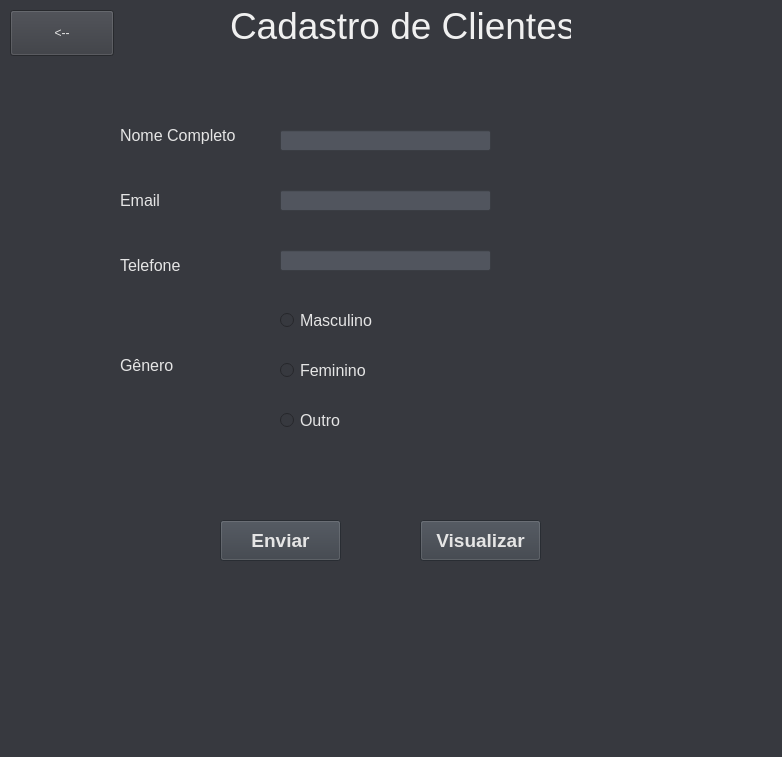
<?xml version="1.0" encoding="UTF-8"?>
<ui version="4.0">
 <class>MainWindow</class>
 <widget class="QMainWindow" name="MainWindow">
  <property name="geometry">
   <rect>
    <x>0</x>
    <y>0</y>
    <width>782</width>
    <height>757</height>
   </rect>
  </property>
  <property name="windowTitle">
   <string>MainWindow</string>
  </property>
  <property name="autoFillBackground">
   <bool>false</bool>
  </property>
  <property name="styleSheet">
   <string notr="true">background-color : rgb(55, 57, 63);
color: rgb(229, 229, 229);
</string>
  </property>
  <widget class="QWidget" name="centralwidget">
   <widget class="QLabel" name="label">
    <property name="geometry">
     <rect>
      <x>230</x>
      <y>0</y>
      <width>341</width>
      <height>51</height>
     </rect>
    </property>
    <property name="font">
     <font>
      <pointsize>28</pointsize>
     </font>
    </property>
    <property name="styleSheet">
     <string notr="true">color : rgb(240, 240, 240);</string>
    </property>
    <property name="text">
     <string>Cadastro de Clientes</string>
    </property>
   </widget>
   <widget class="QLabel" name="label_2">
    <property name="geometry">
     <rect>
      <x>120</x>
      <y>120</y>
      <width>121</width>
      <height>31</height>
     </rect>
    </property>
    <property name="font">
     <font>
      <pointsize>12</pointsize>
     </font>
    </property>
    <property name="styleSheet">
     <string notr="true">color: rgb(229, 229, 229)</string>
    </property>
    <property name="text">
     <string>Nome Completo</string>
    </property>
   </widget>
   <widget class="QLabel" name="label_3">
    <property name="geometry">
     <rect>
      <x>120</x>
      <y>180</y>
      <width>51</width>
      <height>41</height>
     </rect>
    </property>
    <property name="font">
     <font>
      <pointsize>12</pointsize>
     </font>
    </property>
    <property name="styleSheet">
     <string notr="true">color: rgb(229, 229, 229)</string>
    </property>
    <property name="text">
     <string>Email</string>
    </property>
   </widget>
   <widget class="QLabel" name="label_4">
    <property name="geometry">
     <rect>
      <x>120</x>
      <y>250</y>
      <width>71</width>
      <height>31</height>
     </rect>
    </property>
    <property name="font">
     <font>
      <pointsize>12</pointsize>
     </font>
    </property>
    <property name="styleSheet">
     <string notr="true">color: rgb(229, 229, 229)</string>
    </property>
    <property name="text">
     <string>Telefone</string>
    </property>
   </widget>
   <widget class="QLineEdit" name="lineEdit">
    <property name="geometry">
     <rect>
      <x>280</x>
      <y>130</y>
      <width>211</width>
      <height>21</height>
     </rect>
    </property>
    <property name="font">
     <font>
      <pointsize>12</pointsize>
     </font>
    </property>
    <property name="styleSheet">
     <string notr="true">background-color: rgb(81, 85, 94);</string>
    </property>
   </widget>
   <widget class="QLineEdit" name="lineEdit_2">
    <property name="geometry">
     <rect>
      <x>280</x>
      <y>190</y>
      <width>211</width>
      <height>21</height>
     </rect>
    </property>
    <property name="font">
     <font>
      <pointsize>12</pointsize>
     </font>
    </property>
    <property name="styleSheet">
     <string notr="true">background-color: rgb(81, 85, 94);</string>
    </property>
   </widget>
   <widget class="QLineEdit" name="lineEdit_3">
    <property name="geometry">
     <rect>
      <x>280</x>
      <y>250</y>
      <width>211</width>
      <height>21</height>
     </rect>
    </property>
    <property name="font">
     <font>
      <pointsize>12</pointsize>
     </font>
    </property>
    <property name="styleSheet">
     <string notr="true">background-color: rgb(81, 85, 94);</string>
    </property>
   </widget>
   <widget class="QLabel" name="label_5">
    <property name="geometry">
     <rect>
      <x>120</x>
      <y>350</y>
      <width>81</width>
      <height>31</height>
     </rect>
    </property>
    <property name="font">
     <font>
      <pointsize>12</pointsize>
     </font>
    </property>
    <property name="autoFillBackground">
     <bool>false</bool>
    </property>
    <property name="styleSheet">
     <string notr="true">color: rgb(229, 229, 229)</string>
    </property>
    <property name="text">
     <string>Gênero</string>
    </property>
   </widget>
   <widget class="QRadioButton" name="radioButton">
    <property name="geometry">
     <rect>
      <x>280</x>
      <y>350</y>
      <width>111</width>
      <height>41</height>
     </rect>
    </property>
    <property name="font">
     <font>
      <pointsize>12</pointsize>
     </font>
    </property>
    <property name="styleSheet">
     <string notr="true">color: rgb(229, 229, 229)</string>
    </property>
    <property name="text">
     <string>Feminino</string>
    </property>
   </widget>
   <widget class="QRadioButton" name="radioButton_2">
    <property name="geometry">
     <rect>
      <x>280</x>
      <y>310</y>
      <width>121</width>
      <height>21</height>
     </rect>
    </property>
    <property name="font">
     <font>
      <pointsize>12</pointsize>
     </font>
    </property>
    <property name="styleSheet">
     <string notr="true">color: rgb(229, 229, 229)</string>
    </property>
    <property name="text">
     <string>Masculino</string>
    </property>
   </widget>
   <widget class="QRadioButton" name="radioButton_3">
    <property name="geometry">
     <rect>
      <x>280</x>
      <y>410</y>
      <width>121</width>
      <height>21</height>
     </rect>
    </property>
    <property name="font">
     <font>
      <pointsize>12</pointsize>
     </font>
    </property>
    <property name="styleSheet">
     <string notr="true">color: rgb(229, 229, 229)</string>
    </property>
    <property name="text">
     <string>Outro</string>
    </property>
   </widget>
   <widget class="QPushButton" name="pushButton">
    <property name="geometry">
     <rect>
      <x>220</x>
      <y>520</y>
      <width>121</width>
      <height>41</height>
     </rect>
    </property>
    <property name="font">
     <font>
      <pointsize>14</pointsize>
      <weight>75</weight>
      <bold>true</bold>
     </font>
    </property>
    <property name="styleSheet">
     <string notr="true">background-color: rgb(58, 63, 71);
color: rgb(229, 229, 229);</string>
    </property>
    <property name="text">
     <string>Enviar</string>
    </property>
   </widget>
   <widget class="QPushButton" name="pushButton_2">
    <property name="geometry">
     <rect>
      <x>420</x>
      <y>520</y>
      <width>121</width>
      <height>41</height>
     </rect>
    </property>
    <property name="font">
     <font>
      <pointsize>14</pointsize>
      <weight>75</weight>
      <bold>true</bold>
     </font>
    </property>
    <property name="styleSheet">
     <string notr="true">background-color: rgb(58, 63, 71);
color: rgb(229, 229, 229);</string>
    </property>
    <property name="text">
     <string>Visualizar</string>
    </property>
   </widget>
   <widget class="QPushButton" name="voltar">
    <property name="geometry">
     <rect>
      <x>10</x>
      <y>10</y>
      <width>104</width>
      <height>46</height>
     </rect>
    </property>
    <property name="sizeIncrement">
     <size>
      <width>0</width>
      <height>0</height>
     </size>
    </property>
    <property name="font">
     <font>
      <pointsize>9</pointsize>
     </font>
    </property>
    <property name="text">
     <string>&lt;--</string>
    </property>
   </widget>
  </widget>
  <widget class="QStatusBar" name="statusbar"/>
  <widget class="QMenuBar" name="menubar">
   <property name="geometry">
    <rect>
     <x>0</x>
     <y>0</y>
     <width>782</width>
     <height>21</height>
    </rect>
   </property>
   <property name="palette">
    <palette>
     <active>
      <colorrole role="WindowText">
       <brush brushstyle="SolidPattern">
        <color alpha="255">
         <red>229</red>
         <green>229</green>
         <blue>229</blue>
        </color>
       </brush>
      </colorrole>
      <colorrole role="Button">
       <brush brushstyle="SolidPattern">
        <color alpha="255">
         <red>55</red>
         <green>57</green>
         <blue>63</blue>
        </color>
       </brush>
      </colorrole>
      <colorrole role="Text">
       <brush brushstyle="SolidPattern">
        <color alpha="255">
         <red>229</red>
         <green>229</green>
         <blue>229</blue>
        </color>
       </brush>
      </colorrole>
      <colorrole role="ButtonText">
       <brush brushstyle="SolidPattern">
        <color alpha="255">
         <red>229</red>
         <green>229</green>
         <blue>229</blue>
        </color>
       </brush>
      </colorrole>
      <colorrole role="Base">
       <brush brushstyle="SolidPattern">
        <color alpha="255">
         <red>55</red>
         <green>57</green>
         <blue>63</blue>
        </color>
       </brush>
      </colorrole>
      <colorrole role="Window">
       <brush brushstyle="SolidPattern">
        <color alpha="255">
         <red>55</red>
         <green>57</green>
         <blue>63</blue>
        </color>
       </brush>
      </colorrole>
     </active>
     <inactive>
      <colorrole role="WindowText">
       <brush brushstyle="SolidPattern">
        <color alpha="255">
         <red>229</red>
         <green>229</green>
         <blue>229</blue>
        </color>
       </brush>
      </colorrole>
      <colorrole role="Button">
       <brush brushstyle="SolidPattern">
        <color alpha="255">
         <red>55</red>
         <green>57</green>
         <blue>63</blue>
        </color>
       </brush>
      </colorrole>
      <colorrole role="Text">
       <brush brushstyle="SolidPattern">
        <color alpha="255">
         <red>229</red>
         <green>229</green>
         <blue>229</blue>
        </color>
       </brush>
      </colorrole>
      <colorrole role="ButtonText">
       <brush brushstyle="SolidPattern">
        <color alpha="255">
         <red>229</red>
         <green>229</green>
         <blue>229</blue>
        </color>
       </brush>
      </colorrole>
      <colorrole role="Base">
       <brush brushstyle="SolidPattern">
        <color alpha="255">
         <red>55</red>
         <green>57</green>
         <blue>63</blue>
        </color>
       </brush>
      </colorrole>
      <colorrole role="Window">
       <brush brushstyle="SolidPattern">
        <color alpha="255">
         <red>55</red>
         <green>57</green>
         <blue>63</blue>
        </color>
       </brush>
      </colorrole>
     </inactive>
     <disabled>
      <colorrole role="WindowText">
       <brush brushstyle="SolidPattern">
        <color alpha="255">
         <red>229</red>
         <green>229</green>
         <blue>229</blue>
        </color>
       </brush>
      </colorrole>
      <colorrole role="Button">
       <brush brushstyle="SolidPattern">
        <color alpha="255">
         <red>55</red>
         <green>57</green>
         <blue>63</blue>
        </color>
       </brush>
      </colorrole>
      <colorrole role="Text">
       <brush brushstyle="SolidPattern">
        <color alpha="255">
         <red>229</red>
         <green>229</green>
         <blue>229</blue>
        </color>
       </brush>
      </colorrole>
      <colorrole role="ButtonText">
       <brush brushstyle="SolidPattern">
        <color alpha="255">
         <red>229</red>
         <green>229</green>
         <blue>229</blue>
        </color>
       </brush>
      </colorrole>
      <colorrole role="Base">
       <brush brushstyle="SolidPattern">
        <color alpha="255">
         <red>55</red>
         <green>57</green>
         <blue>63</blue>
        </color>
       </brush>
      </colorrole>
      <colorrole role="Window">
       <brush brushstyle="SolidPattern">
        <color alpha="255">
         <red>55</red>
         <green>57</green>
         <blue>63</blue>
        </color>
       </brush>
      </colorrole>
     </disabled>
    </palette>
   </property>
  </widget>
 </widget>
 <resources/>
 <connections/>
</ui>
